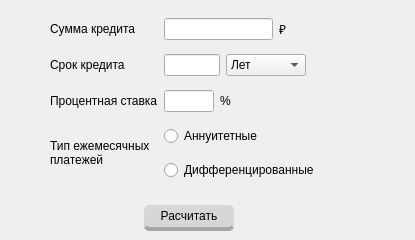
    <widget class="QWidget" name="credit">
     <attribute name="title">
      <string>Credit</string>
     </attribute>
     <widget class="QPushButton" name="pushButton_credit">
      <property name="geometry">
       <rect>
        <x>144</x>
        <y>200</y>
        <width>93</width>
        <height>31</height>
       </rect>
      </property>
      <property name="styleSheet">
       <string notr="true">QPushButton {
  margin-right: 3%;
  margin-top: 5px;
  border-radius: 5px;
  font-size: 1.2 em;
  background-color:rgb(215, 215, 215);
  border-bottom: 4px solid rgb(165, 165, 165);
  font-family: 'Microsoft YaHei';
}

QPushButton::hover{
  background-color :rgb(197, 223, 255);
  border-bottom-color: rgb(153, 173, 198);
}

QPushButton:pressed {
    background-color:qlineargradient(x1: 0, y1: 0, x2: 0, y2: 1,
                                      stop: 0 rgba(151, 170, 195, 255), stop: 1 rgba(255, 255, 255, 255));
}</string>
      </property>
      <property name="text">
       <string>Расчитать</string>
      </property>
     </widget>
     <widget class="QWidget" name="layoutWidget_2">
      <property name="geometry">
       <rect>
        <x>50</x>
        <y>10</y>
        <width>356</width>
        <height>181</height>
       </rect>
      </property>
      <layout class="QGridLayout" name="gridLayout_5">
       <item row="0" column="0">
        <widget class="QLabel" name="label">
         <property name="maximumSize">
          <size>
           <width>16777215</width>
           <height>22</height>
          </size>
         </property>
         <property name="styleSheet">
          <string notr="true">  font-family: 'Microsoft YaHei';</string>
         </property>
         <property name="text">
          <string>Сумма кредита</string>
         </property>
        </widget>
       </item>
       <item row="1" column="0">
        <widget class="QLabel" name="label_2">
         <property name="maximumSize">
          <size>
           <width>16777215</width>
           <height>22</height>
          </size>
         </property>
         <property name="styleSheet">
          <string notr="true">  font-family: 'Microsoft YaHei';</string>
         </property>
         <property name="text">
          <string>Срок кредита</string>
         </property>
        </widget>
       </item>
       <item row="2" column="0">
        <widget class="QLabel" name="label_3">
         <property name="maximumSize">
          <size>
           <width>16777215</width>
           <height>22</height>
          </size>
         </property>
         <property name="styleSheet">
          <string notr="true">  font-family: 'Microsoft YaHei';</string>
         </property>
         <property name="text">
          <string>Процентная ставка</string>
         </property>
        </widget>
       </item>
       <item row="3" column="0" rowspan="2">
        <widget class="QLabel" name="label_5">
         <property name="styleSheet">
          <string notr="true">  font-family: 'Microsoft YaHei';</string>
         </property>
         <property name="text">
          <string>Тип ежемесячных
платежей</string>
         </property>
        </widget>
       </item>
       <item row="3" column="1" colspan="2">
        <widget class="QRadioButton" name="annuit">
         <property name="styleSheet">
          <string notr="true">  font-family: 'Microsoft YaHei';</string>
         </property>
         <property name="text">
          <string>Аннуитетные</string>
         </property>
        </widget>
       </item>
       <item row="4" column="1" colspan="3">
        <widget class="QRadioButton" name="diff">
         <property name="styleSheet">
          <string notr="true">  font-family: 'Microsoft YaHei';</string>
         </property>
         <property name="text">
          <string>Дифференцированные</string>
         </property>
        </widget>
       </item>
       <item row="2" column="1">
        <layout class="QHBoxLayout" name="horizontalLayout">
         <item>
          <widget class="QLineEdit" name="int_rate">
           <property name="minimumSize">
            <size>
             <width>50</width>
             <height>0</height>
            </size>
           </property>
           <property name="maximumSize">
            <size>
             <width>16777215</width>
             <height>16777215</height>
            </size>
           </property>
           <property name="styleSheet">
            <string notr="true">  font-family: 'Microsoft YaHei';</string>
           </property>
          </widget>
         </item>
         <item>
          <widget class="QLabel" name="label_4">
           <property name="styleSheet">
            <string notr="true">  font-family: 'Microsoft YaHei';</string>
           </property>
           <property name="text">
            <string>%</string>
           </property>
          </widget>
         </item>
         <item>
          <spacer name="horizontalSpacer_2">
           <property name="orientation">
            <enum>Qt::Horizontal</enum>
           </property>
           <property name="sizeHint" stdset="0">
            <size>
             <width>250</width>
             <height>20</height>
            </size>
           </property>
          </spacer>
         </item>
        </layout>
       </item>
       <item row="1" column="1">
        <layout class="QHBoxLayout" name="horizontalLayout_7">
         <item>
          <widget class="QLineEdit" name="Srok_cr">
           <property name="minimumSize">
            <size>
             <width>50</width>
             <height>0</height>
            </size>
           </property>
           <property name="maximumSize">
            <size>
             <width>16777215</width>
             <height>16777215</height>
            </size>
           </property>
           <property name="styleSheet">
            <string notr="true">  font-family: 'Microsoft YaHei';</string>
           </property>
          </widget>
         </item>
         <item>
          <widget class="QComboBox" name="type_sr_cr">
           <property name="maximumSize">
            <size>
             <width>80</width>
             <height>16777215</height>
            </size>
           </property>
           <property name="styleSheet">
            <string notr="true">  font-family: 'Microsoft YaHei';</string>
           </property>
           <item>
            <property name="text">
             <string>Лет</string>
            </property>
           </item>
           <item>
            <property name="text">
             <string>Месяцев</string>
            </property>
           </item>
          </widget>
         </item>
         <item>
          <spacer name="horizontalSpacer_5">
           <property name="orientation">
            <enum>Qt::Horizontal</enum>
           </property>
           <property name="sizeHint" stdset="0">
            <size>
             <width>140</width>
             <height>20</height>
            </size>
           </property>
          </spacer>
         </item>
        </layout>
       </item>
       <item row="0" column="1">
        <layout class="QHBoxLayout" name="horizontalLayout_8">
         <item>
          <widget class="QLineEdit" name="SummaCr">
           <property name="styleSheet">
            <string notr="true">  font-family: 'Microsoft YaHei';</string>
           </property>
          </widget>
         </item>
         <item>
          <widget class="QLabel" name="label_6">
           <property name="styleSheet">
            <string notr="true">  font-family: 'Microsoft YaHei';</string>
           </property>
           <property name="text">
            <string>₽</string>
           </property>
          </widget>
         </item>
         <item>
          <spacer name="horizontalSpacer_6">
           <property name="orientation">
            <enum>Qt::Horizontal</enum>
           </property>
           <property name="sizeHint" stdset="0">
            <size>
             <width>37</width>
             <height>20</height>
            </size>
           </property>
          </spacer>
         </item>
        </layout>
       </item>
      </layout>
     </widget>
    </widget>
